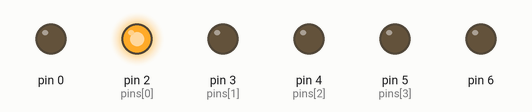
Recording of a sketch running on a simulated Arduino Uno, built with avr-gcc and run on an emulated ATmega328P. Parts: output pins drawn as LEDs (lit = HIGH).

Above: at 0.5 s.
At 1.5 s:
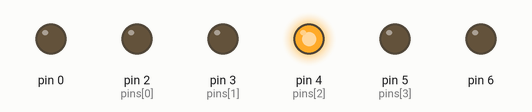
At 2.5 s:
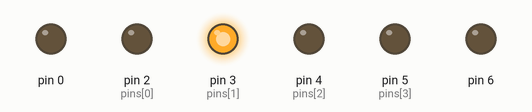
At 3.5 s:
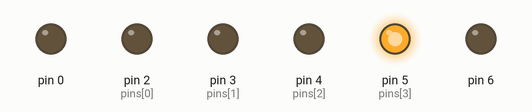
Timing chart, 0 to 5.2 s (numbered marks = the images above):
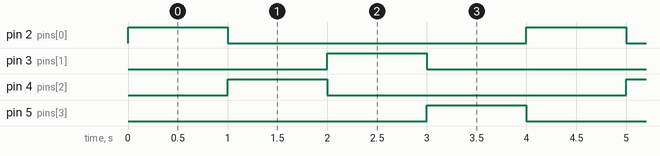

Measured:
- by itself, pin 2 (pins[0]), pin 3 (pins[1]), pin 4 (pins[2]), pin 5 (pins[3]): alternates HIGH for 1.0 s and LOW for 3.0 s
- by itself, everything shown: repeats every 4.0 s, in 4 steps

The sketch:

stepperMotorMay.ino
```cpp
int pins[]={2,3,4,5};

void setup(){
  //initialization
  for(int i=0;i< sizeof(pins);i++){
    pinMode(pins[i],OUTPUT);
    digitalWrite(pins[i],LOW);
  }
}


int dtime = 1000;
void loop(){
  digitalWrite(pins[0],HIGH);
  digitalWrite(pins[1],LOW);
  digitalWrite(pins[2],LOW);
  digitalWrite(pins[3],LOW);
  delay(dtime);

  digitalWrite(pins[0],LOW);
  digitalWrite(pins[1],LOW);
  digitalWrite(pins[2],HIGH);
  digitalWrite(pins[3],LOW);
  delay(dtime);

  digitalWrite(pins[0],LOW);
  digitalWrite(pins[1],HIGH);
  digitalWrite(pins[2],LOW);
  digitalWrite(pins[3],LOW);
  delay(dtime);

  digitalWrite(pins[0],LOW);
  digitalWrite(pins[1],LOW);
  digitalWrite(pins[2],LOW);
  digitalWrite(pins[3],HIGH);
  delay(dtime);
}
```
